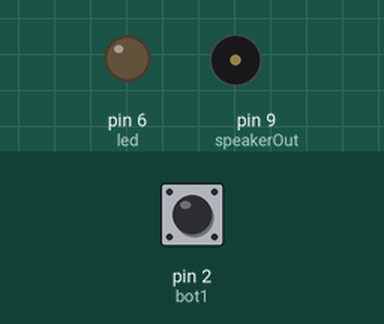
Recording of a sketch running on a simulated Arduino Uno, built with avr-gcc and run on an emulated ATmega328P. Shown: output pins drawn as LEDs (lit = HIGH), buzzer (waves = sounding). The inputs (shaded band) are chosen by the test bench; at power-on: pin 2 (bot1) LOW. Pins used as bus, display or sensor lines are not drawn.

Above: at 1.2 s.
1.3 s: pin 2 (bot1) pulled HIGH for 0.15 s
At 4.5 s:
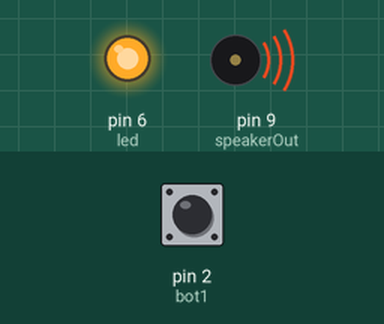
Timing chart, 0 to 10.3 s (numbered marks = the images above; inputs shaded):
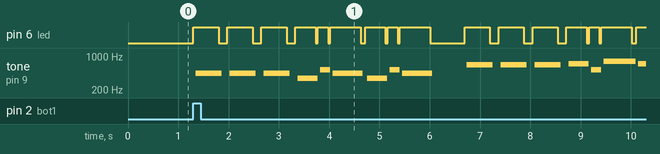

The sketch:

Melodia_Star_Wars.ino
```cpp
#define  c3    7634
#define  d3    6803
#define  e3    6061
#define  f3    5714
#define  g3    5102
#define  a3    4545
#define  b3    4049
#define  c4    3816    // 261 Hz
#define  d4    3401    // 294 Hz
#define  e4    3030    // 329 Hz
#define  f4    2865    // 349 Hz
#define  g4    2551    // 392 Hz
#define  a4    2272    // 440 Hz
#define  a4s   2146
#define  b4    2028    // 493 Hz
#define  c5    1912    // 523 Hz
#define  d5    1706
#define  d5s   1608
#define  e5    1517    // 659 Hz
#define  f5    1433    // 698 Hz
#define  g5    1276
#define  a5    1136
#define  a5s   1073
#define  b5    1012
#define  c6    955

         #define  R     0      // Define a special note, ‘R’, to represent a rest

// Melody 1: Star Wars Imperial March

int melody1[] = {  a4, R,  a4, R,  a4, R,  f4, R, c5, R,  a4, R,  f4, R, c5, R, a4, R,  e5, R,  e5, R,  e5, R,  f5, R, c5, R,  g5, R,  f5, R,  c5, R, a4, R};
int beats1[]  = {  50, 20, 50, 20, 50, 20, 40, 5, 20, 5,  60, 10, 40, 5, 20, 5, 60, 80, 50, 20, 50, 20, 50, 20, 40, 5, 20, 5,  60, 10, 40, 5,  20, 5, 60, 40};

// Melody 2: Star Wars Theme
int melody2[] = {  f4,  f4, f4,  a4s,   f5,  d5s,  d5,  c5, a5s, f5, d5s,  d5,  c5, a5s, f5, d5s, d5, d5s,   c5};
int beats2[]  = {  21,  21, 21,  128,  128,   21,  21,  21, 128, 64,  21,  21,  21, 128, 64,  21, 21,  21, 128 };

int MAX_COUNT = sizeof(melody1) / 2;
long tempo = 10000;
int pause = 1000;
int rest_count = 50;
int toneM = 0;
int beat = 0;
long duration  = 0;
int potVal = 0;
int speakerOut = 9;
int led = 6;
int bot1=2;
int dato;

void setup() {
    pinMode(speakerOut, OUTPUT);
    pinMode(led, OUTPUT);
    pinMode(bot1,INPUT);
    Serial.begin(9600);

}

void loop() {

    dato=digitalRead(bot1);
    switch(dato) {
    case 1:
        // Melody1
        for (int i=0; i<MAX_COUNT; i++) {
          toneM = melody1[i];
          beat = beats1[i];
          duration = beat * tempo;
          playTone();
          delayMicroseconds(pause);
        }
        // Melody2
        MAX_COUNT = sizeof(melody2) / 2;
        for (int i = 0; i < MAX_COUNT; i++) {
          toneM = melody2[i];
          beat = beats2[i];
          duration = beat * tempo;
          playTone();
          delayMicroseconds(pause);
        }
        break;


    }
}  //fin void loop


 // * *************** Procedimientos ************** * //

void playTone() {
    long elapsed_time = 0;
    if (toneM > 0) {
      digitalWrite(led,HIGH);
      while (elapsed_time < duration) {
        digitalWrite(speakerOut,HIGH);
        delayMicroseconds(toneM / 2);
        digitalWrite(speakerOut, LOW);
        delayMicroseconds(toneM / 2);
        elapsed_time += (toneM);
      }
      digitalWrite(led,LOW);
    }
    else {
      for (int j = 0; j < rest_count; j++) {
         delayMicroseconds(duration);
      }
    }
} // void playTone()
```

Measured:
- after the input at 1.3 s, pin 6 (led): LOW → HIGH at once, → LOW 0.50 s later, → HIGH 0.17 s later, → LOW 0.50 s later, … (31 changes in this stretch); tone on pin 9 (speakerOut): plays 438 Hz for 0.52 s, 438 Hz for 0.52 s, 438 Hz for 0.52 s, 348 Hz for 0.40 s, 520 Hz for 0.20 s, 438 Hz for 0.60 s … (16 notes in this stretch), starting at once
